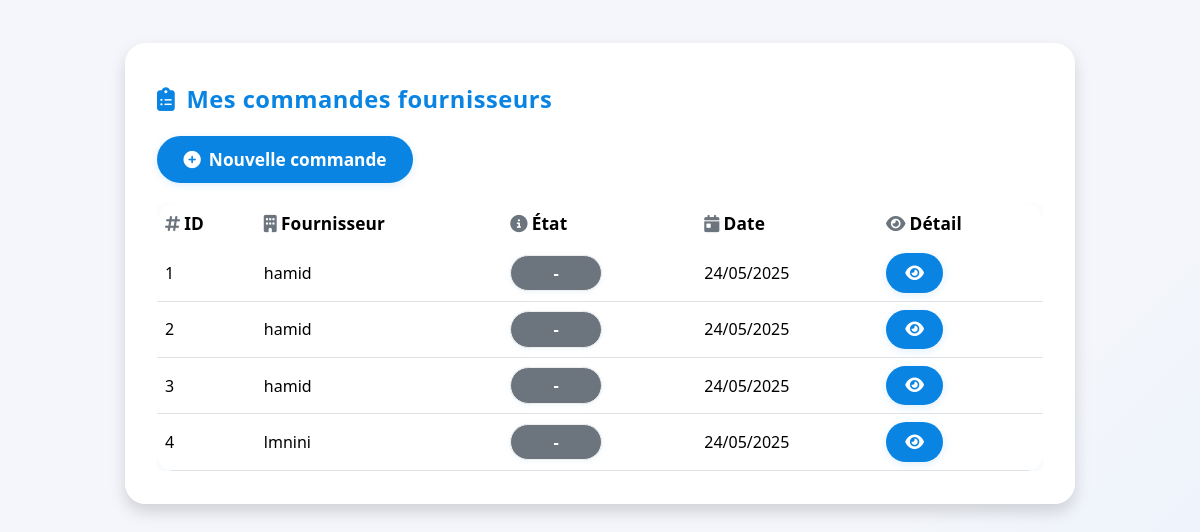
Before: /commandes/ (signed in) with the older database file.
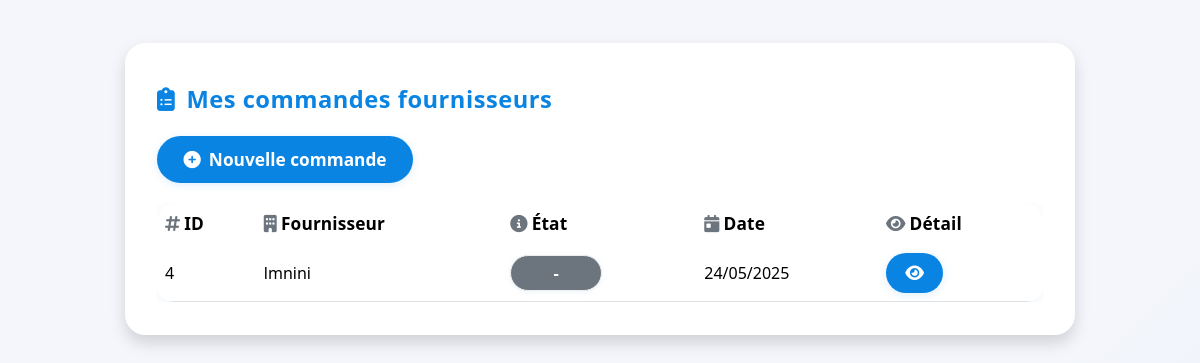
After: the same page with the newer database file.
### inventory/models.py (models this page shows, shortened)
class Commande(models.Model):
    date       = models.DateField(auto_now_add=True)
    etat       = models.CharField(max_length=100)
    fournisseur= models.ForeignKey(Fournisseur, on_delete=models.CASCADE)
    employe    = models.ForeignKey(CustomUser, on_delete=models.CASCADE, limit_choices_to={'role': 'employe'})

class Fournisseur(models.Model):
    user = models.OneToOneField(
        CustomUser, on_delete=models.CASCADE,
        limit_choices_to={'role': 'fournisseur'},
        related_name='fournisseur_profile',
        null=True, blank=True  # ← autorise les fournisseurs sans user
    )
    nom     = models.CharField(max_length=100)
    contact = models.CharField(max_length=20)
    email   = models.EmailField(unique=True)
    adresse = models.CharField(max_length=255, blank=True, null=True)

### inventory/views.py (the view)
# urls.py: path('commandes/', commande_list, name='commande_list'),
@login_required
def commande_list(request):
    commandes = Commande.objects.filter(employe=request.user)
    return render(request, 'commande_list.html', {'commandes': commandes})

### templates/commande_list.html (shortened to what this page needs)
{% load static %}
<!DOCTYPE html>
<html lang="fr">
<head>
    <link href="https://cdn.jsdelivr.net/npm/bootstrap@5.3.2/dist/css/bootstrap.min.css" rel="stylesheet">
    <link rel="stylesheet" href="https://cdnjs.cloudflare.com/ajax/libs/font-awesome/6.4.0/css/all.min.css">
</head>
<body>
<div class="commandes-wrapper shadow">
    <div class="page-title">
        <i class="fas fa-clipboard-list"></i> Mes commandes fournisseurs
    </div>
    <a href="{% url 'add_commande' %}" class="btn btn-add">
        <i class="fas fa-plus-circle"></i>Nouvelle commande
    </a>
    <div class="table-responsive">
        <table class="table align-middle">
            <thead>
                <tr>
                    <th><i class="fas fa-hashtag text-secondary me-1"></i>ID</th>
                    <th><i class="fas fa-building text-secondary me-1"></i>Fournisseur</th>
                    <th><i class="fas fa-info-circle text-secondary me-1"></i>État</th>
                    <th><i class="fas fa-calendar-day text-secondary me-1"></i>Date</th>
                    <th><i class="fas fa-eye text-secondary me-1"></i>Détail</th>
                </tr>
            </thead>
            <tbody>
                {% for cmd in commandes %}
                <tr>
                    <td>{{ cmd.id }}</td>
                    <td>{{ cmd.fournisseur.nom }}</td>
                    <td>
                        {% if cmd.etat == 'en_attente' %}
                            <span class="badge-etat etat-en_attente"><i class="fas fa-hourglass-half"></i> En attente</span>
                        {% elif cmd.etat == 'validee' %}
                            <span class="badge-etat etat-validee"><i class="fas fa-check-circle"></i> Validée</span>
                        {% elif cmd.etat == 'annulee' %}
                            <span class="badge-etat etat-annulee"><i class="fas fa-times-circle"></i> Annulée</span>
                        {% elif cmd.etat == 'livree' %}
                            <span class="badge-etat etat-livree"><i class="fas fa-truck"></i> Livrée</span>
                        {% else %}
                            <span class="badge-etat bg-secondary text-white">-</span>
                        {% endif %}
                    </td>
                    <td>{{ cmd.date|date:"d/m/Y" }}</td>
                    <td>
                        <a href="{% url 'commande_detail' cmd.id %}" class="btn btn-info btn-sm" title="Voir le détail">
                            <i class="fas fa-eye"></i>
                        </a>
                    </td>
                </tr>
                {% endfor %}
            </tbody>
        </table>
    </div>
</div>
</body>
</html>

### templates/commande_list.html (style rules this page uses)
body { background: linear-gradient(135deg, #f4f6fb 70%, #e8f0fc 100%); font-family: 'Segoe UI', 'Roboto', Arial, sans-serif; color: #222a36; min-height: 100vh; }
.commandes-wrapper { max-width: 950px; margin: 2.7rem auto 2.1rem auto; background: rgba(255,255,255,0.98); border-radius: 1.3rem; box-shadow: 0 8px 32px 0 rgba(52, 87, 179, 0.10); padding: 2.4rem 2rem 2.1rem 2rem; animation: fadeIn .8s cubic-bezier(.21,1.11,.57,1) both; }
.page-title { font-size: 1.48rem; font-weight: 800; color: #0984e3; letter-spacing: 0.5px; margin-bottom: 1.2rem; display: flex; align-items: center; gap: .7rem; }
.btn-add { background: #0984e3; color: #fff; border-radius: 2rem; font-weight: 600; padding: .6rem 1.6rem; font-size: 1.08rem; box-shadow: 0 2px 8px #0984e322; margin-bottom: 1.25rem; transition: background .17s; }
.btn-add i { margin-right: .5rem; }
.table { border-radius: 1.1rem; overflow: hidden; background: rgba(255,255,255,0.97); margin-bottom: 0; box-shadow: 0 2px 20px #0984e313; }
thead { background: #e8f0fc; }
thead th { color: #222a36; font-weight: 700; font-size: 1.08rem; border-bottom: none; vertical-align: middle; letter-spacing: .14px; }
tbody tr { transition: background .15s; }
td, th { vertical-align: middle; }
.badge-etat { display: inline-flex; align-items: center; gap: 0.4em; font-size: 1.03rem; border-radius: 1.3rem; font-weight: 600; padding: 5px 16px; letter-spacing: 0.15px; border: 1px solid #eee; box-shadow: 0 1px 6px #0984e311; min-width: 92px; justify-content: center; }
.btn-info { border-radius: 2rem; font-weight: 600; font-size: 1.04rem; color: #fff; background: #0984e3; border: none; box-shadow: 0 2px 8px #0984e322; padding: 0.45rem 1.2rem; transition: background .15s; }

Changed rows visible on the page:
removed Commande: id "1", fournisseur.nom "hamid", date "24/05/2025"
removed Commande: id "2", fournisseur.nom "hamid", date "24/05/2025"
removed Commande: id "3", fournisseur.nom "hamid", date "24/05/2025"
